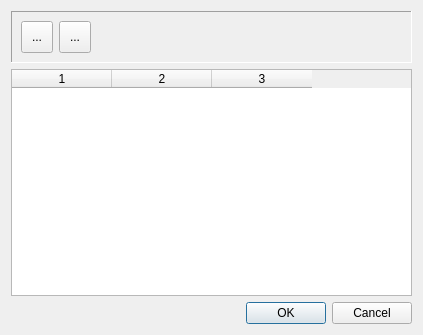
<?xml version="1.0" encoding="UTF-8"?>
<ui version="4.0">
 <class>AlarmsDialog</class>
 <widget class="QDialog" name="AlarmsDialog">
  <property name="geometry">
   <rect>
    <x>0</x>
    <y>0</y>
    <width>423</width>
    <height>335</height>
   </rect>
  </property>
  <property name="windowTitle">
   <string>Dialog</string>
  </property>
  <layout class="QVBoxLayout" name="verticalLayout">
   <item>
    <widget class="QFrame" name="frameToolbar">
     <property name="frameShape">
      <enum>QFrame::Panel</enum>
     </property>
     <property name="frameShadow">
      <enum>QFrame::Sunken</enum>
     </property>
     <layout class="QHBoxLayout" name="horizontalLayout">
      <item>
       <widget class="QToolButton" name="toolNew">
        <property name="minimumSize">
         <size>
          <width>32</width>
          <height>32</height>
         </size>
        </property>
        <property name="toolTip">
         <string>New Alarm</string>
        </property>
        <property name="text">
         <string>...</string>
        </property>
        <property name="icon">
         <iconset resource="main.qrc">
          <normaloff>:/images/remove.png</normaloff>:/images/remove.png</iconset>
        </property>
        <property name="iconSize">
         <size>
          <width>32</width>
          <height>32</height>
         </size>
        </property>
       </widget>
      </item>
      <item>
       <widget class="QToolButton" name="toolDelete">
        <property name="minimumSize">
         <size>
          <width>32</width>
          <height>32</height>
         </size>
        </property>
        <property name="toolTip">
         <string>Delete Alarm</string>
        </property>
        <property name="text">
         <string>...</string>
        </property>
        <property name="icon">
         <iconset resource="main.qrc">
          <normaloff>:/images/add.png</normaloff>:/images/add.png</iconset>
        </property>
        <property name="iconSize">
         <size>
          <width>32</width>
          <height>32</height>
         </size>
        </property>
       </widget>
      </item>
      <item>
       <spacer name="horizontalSpacer">
        <property name="orientation">
         <enum>Qt::Horizontal</enum>
        </property>
        <property name="sizeHint" stdset="0">
         <size>
          <width>40</width>
          <height>20</height>
         </size>
        </property>
       </spacer>
      </item>
     </layout>
    </widget>
   </item>
   <item>
    <widget class="QTableWidget" name="tableAlarms">
     <property name="columnCount">
      <number>3</number>
     </property>
     <column/>
     <column/>
     <column/>
    </widget>
   </item>
   <item>
    <widget class="QDialogButtonBox" name="buttonBox">
     <property name="orientation">
      <enum>Qt::Horizontal</enum>
     </property>
     <property name="standardButtons">
      <set>QDialogButtonBox::Cancel|QDialogButtonBox::Ok</set>
     </property>
    </widget>
   </item>
  </layout>
 </widget>
 <resources>
  <include location="main.qrc"/>
 </resources>
 <connections>
  <connection>
   <sender>buttonBox</sender>
   <signal>accepted()</signal>
   <receiver>AlarmsDialog</receiver>
   <slot>accept()</slot>
   <hints>
    <hint type="sourcelabel">
     <x>248</x>
     <y>254</y>
    </hint>
    <hint type="destinationlabel">
     <x>157</x>
     <y>274</y>
    </hint>
   </hints>
  </connection>
  <connection>
   <sender>buttonBox</sender>
   <signal>rejected()</signal>
   <receiver>AlarmsDialog</receiver>
   <slot>reject()</slot>
   <hints>
    <hint type="sourcelabel">
     <x>316</x>
     <y>260</y>
    </hint>
    <hint type="destinationlabel">
     <x>286</x>
     <y>274</y>
    </hint>
   </hints>
  </connection>
 </connections>
</ui>
